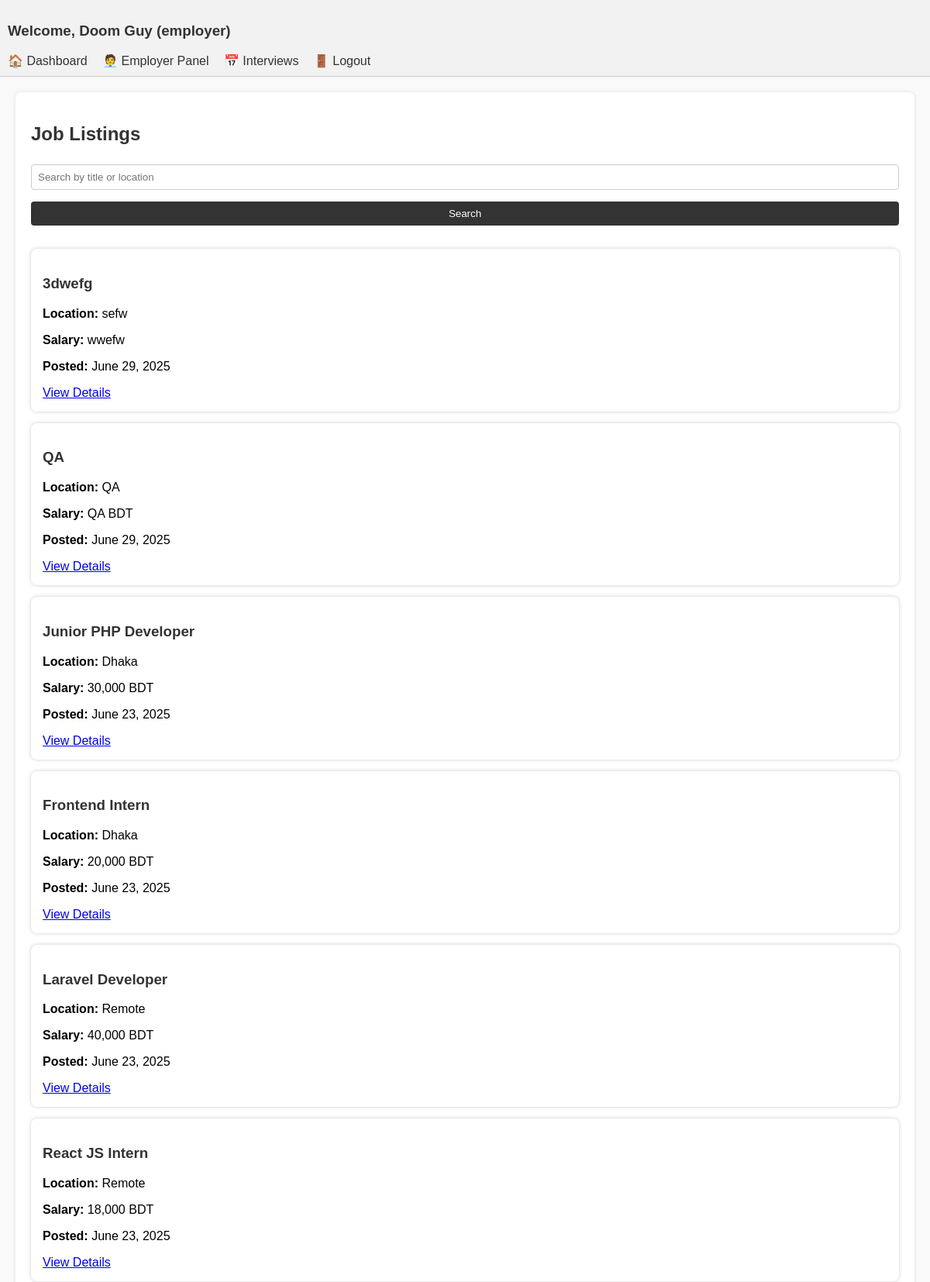
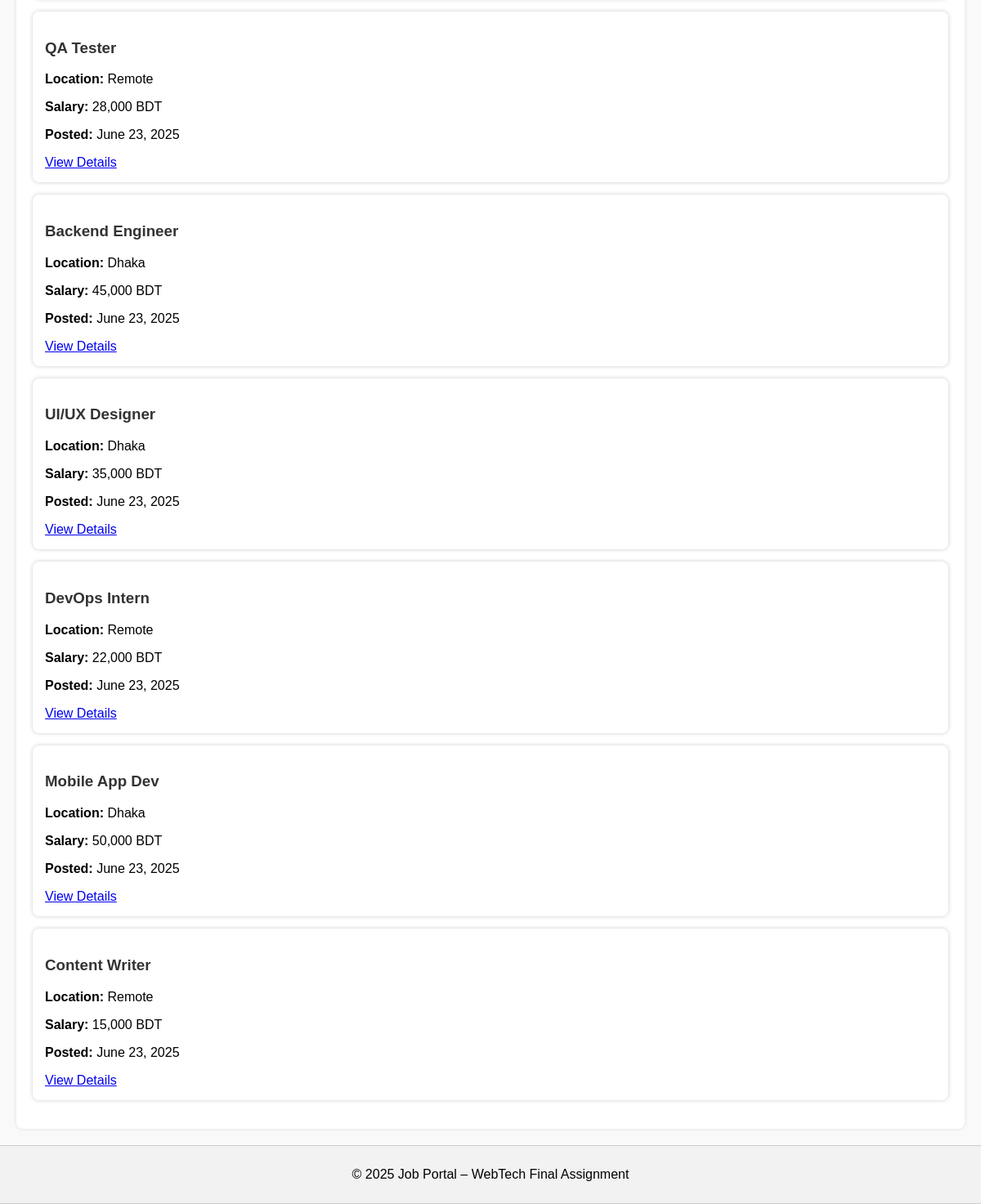
The app's page /dashboard/job_listings.php (signed in) with its own data (2 pictures, top to bottom).
### tables this page shows
CREATE TABLE `jobs` (
  `id` int(11) NOT NULL,
  `employer_id` int(11) NOT NULL,
  `title` varchar(150) NOT NULL,
  `description` text NOT NULL,
  `location` varchar(100) DEFAULT NULL,
  `salary` varchar(100) DEFAULT NULL,
  `created_at` timestamp NOT NULL DEFAULT current_timestamp()
);

### dashboard/job_listings.php (the view, shortened to what this page needs)
<?php
include('header.php');
include('../config/db.php');
$search = '';
$sql = "SELECT * FROM jobs";
$sql .= " ORDER BY created_at DESC";
$result = mysqli_query($conn, $sql);
?>
<h2>Job Listings</h2>
<form method="GET" action="">
    <input type="text" name="search" placeholder="Search by title or location" value="<?php echo $search; ?>">
    <button type="submit">Search</button>
</form>
<?php
if (mysqli_num_rows($result) > 0) {
    while ($row = mysqli_fetch_assoc($result)) {
        echo "<div style='background: #fff; padding: 15px; margin-bottom: 15px; border-radius: 8px; box-shadow: 0 0 5px #ccc;'>";
        echo "<h3>" . $row['title'] . "</h3>";
        echo "<p><b>Location:</b> " . $row['location'] . "</p>";
        echo "<p><b>Salary:</b> " . $row['salary'] . "</p>";
        echo "<p><b>Posted:</b> " . date('F j, Y', strtotime($row['created_at'])) . "</p>";
        echo "<a href='job_details.php?id=" . $row['id'] . "'>View Details</a>";
        echo "</div>";
    }
} else {
    echo "<p>No jobs found.</p>";
}
?>
<?php include('footer.php'); ?>

### css/style.css (style rules this page uses)
body { font-family: Arial, sans-serif; margin: 0; padding: 0; background: #f9f9f9; }
form { margin-bottom: 20px; }
input, textarea, select, button { padding: 8px; margin-top: 5px; margin-bottom: 10px; width: 100%; box-sizing: border-box; border: 1px solid #ccc; border-radius: 4px; }
button { background-color: #333; color: white; border: none; cursor: pointer; }
h2, h3 { color: #333; }

### records on screen
jobs: title "3dwefg", location "sefw", salary "wwefw", created_at "June 29, 2025"
jobs: title "QA", location "QA", salary "QA BDT", created_at "June 29, 2025"
jobs: title "Junior PHP Developer", location "Dhaka", salary "30,000 BDT", created_at "June 23, 2025"
jobs: title "Frontend Intern", location "Dhaka", salary "20,000 BDT", created_at "June 23, 2025"
jobs: title "Laravel Developer", location "Remote", salary "40,000 BDT", created_at "June 23, 2025"
jobs: title "React JS Intern", location "Remote", salary "18,000 BDT", created_at "June 23, 2025"
jobs: title "QA Tester", location "Remote", salary "28,000 BDT", created_at "June 23, 2025"
jobs: title "Backend Engineer", location "Dhaka", salary "45,000 BDT", created_at "June 23, 2025"
jobs: title "UI/UX Designer", location "Dhaka", salary "35,000 BDT", created_at "June 23, 2025"
jobs: title "DevOps Intern", location "Remote", salary "22,000 BDT", created_at "June 23, 2025"
jobs: title "Mobile App Dev", location "Dhaka", salary "50,000 BDT", created_at "June 23, 2025"
jobs: title "Content Writer", location "Remote", salary "15,000 BDT", created_at "June 23, 2025"

### other values on screen
$_SESSION['user_name'] "Doom Guy"
$_SESSION['user_type'] "employer"
